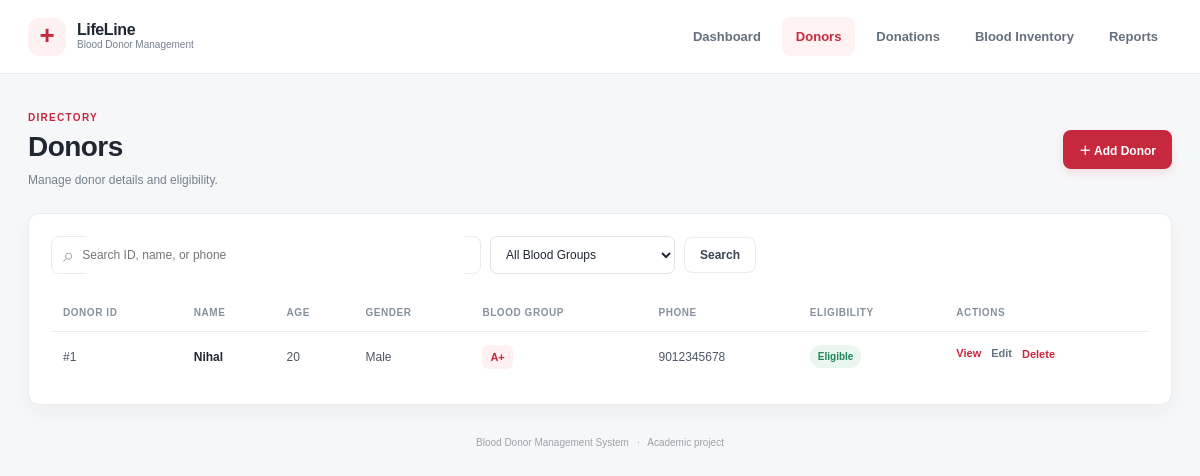
The app's page /donors, older data.
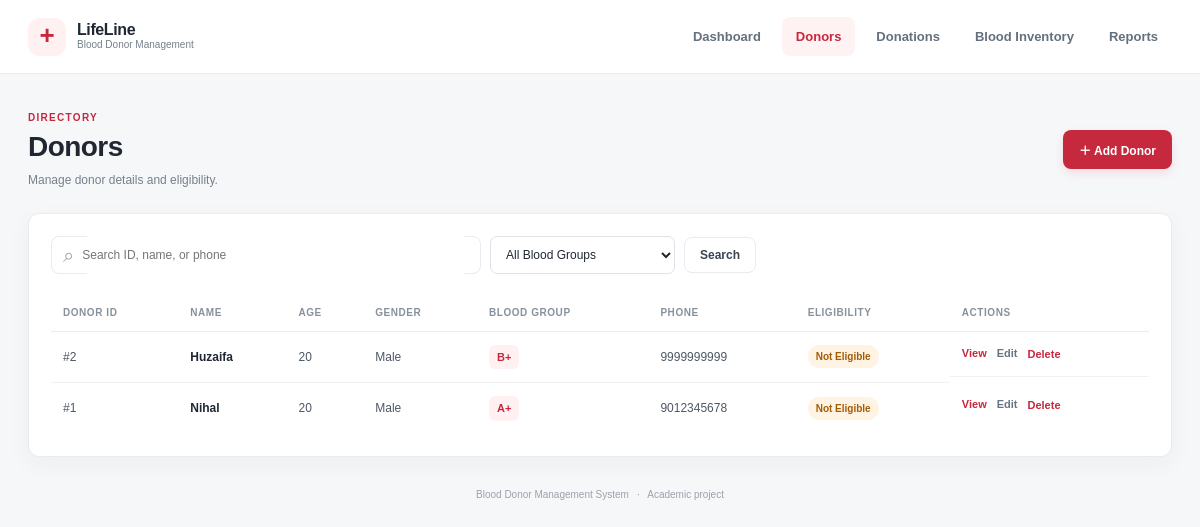
The same page, newer data.
### tables this page shows
CREATE TABLE donors (
                donor_id INTEGER PRIMARY KEY AUTOINCREMENT,
                name TEXT NOT NULL, age INTEGER NOT NULL CHECK(age BETWEEN 18 AND 65),
                gender TEXT NOT NULL, blood_group TEXT NOT NULL,
                phone TEXT NOT NULL, email TEXT, address TEXT NOT NULL,
                last_donation_date TEXT, eligibility_status TEXT NOT NULL DEFAULT 'Eligible',
                created_date TEXT NOT NULL
            );

### app.py (the view)
@app.route("/donors")
def donors():
    query = request.args.get("q", "").strip()
    group = request.args.get("blood_group", "")
    sql = "SELECT * FROM donors WHERE 1=1"
    params = []
    if query:
        sql += " AND (CAST(donor_id AS TEXT) LIKE ? OR name LIKE ? OR phone LIKE ?)"
        params.extend([f"%{query}%"] * 3)
    if group in BLOOD_GROUPS:
        sql += " AND blood_group=?"
        params.append(group)
    sql += " ORDER BY donor_id DESC"
    with connect_db() as db:
        db.execute("UPDATE donors SET eligibility_status=CASE WHEN last_donation_date IS NULL OR date(last_donation_date)<=date('now','-90 days') THEN 'Eligible' ELSE 'Not Eligible' END")
        rows = db.execute(sql, params).fetchall()
    return render_template("donors.html", donors=rows, query=query, selected_group=group, groups=BLOOD_GROUPS)

### app.py (called while the page is built)
def connect_db():
    connection = sqlite3.connect(DATABASE)
    connection.row_factory = sqlite3.Row
    connection.execute("PRAGMA foreign_keys = ON")
    return connection

### templates/donors.html (shortened to what this page needs)
{% extends 'base.html' %}{% block title %}Donors · LifeLine{% endblock %}{% block content %}
<section class="page-heading"><div><p class="eyebrow">DIRECTORY</p><h1>Donors</h1><p class="muted">Manage donor details and eligibility.</p></div><a class="button primary" href="{{ url_for('add_donor') }}">＋ Add Donor</a></section>
<section class="panel"><form class="filter-row" method="get"><label class="search-box"><span>⌕</span><input name="q" value="{{ query }}" placeholder="Search ID, name, or phone" aria-label="Search donors"></label><select name="blood_group" aria-label="Filter by blood group"><option value="">All Blood Groups</option></select><button class="button secondary" type="submit">Search</button></form>
{% if donors %}<div class="table-wrap"><table><thead><tr><th>Donor ID</th><th>Name</th><th>Age</th><th>Gender</th><th>Blood Group</th><th>Phone</th><th>Eligibility</th><th>Actions</th></tr></thead><tbody>{% for donor in donors %}<tr><td>#{{ donor.donor_id }}</td><td><strong>{{ donor.name }}</strong></td><td>{{ donor.age }}</td><td>{{ donor.gender }}</td><td><span class="blood-pill">{{ donor.blood_group }}</span></td><td>{{ donor.phone }}</td><td><span class="badge {{ 'good' if donor.eligibility_status == 'Eligible' else 'warning' }}">{{ donor.eligibility_status }}</span></td><td class="actions"><a href="{{ url_for('donor_details', donor_id=donor.donor_id) }}">View</a><a href="{{ url_for('edit_donor', donor_id=donor.donor_id) }}">Edit</a><form method="post" action="{{ url_for('delete_donor', donor_id=donor.donor_id) }}" data-confirm="Are you sure you want to delete this donor?"><button class="link-danger" type="submit">Delete</button></form></td></tr>{% endfor %}</tbody></table></div>{% else %}<div class="empty-state"><strong>No matching donors</strong><p>Register a donor or change your search filters.</p><a class="button primary" href="{{ url_for('add_donor') }}">Add Donor</a></div>{% endif %}</section>{% endblock %}

Row changes from the older to the newer data that the page shows:
added donors: donor_id "2", name "Huzaifa", age "20", gender "Male", blood_group "B+", phone "9999999999", eligibility_status "Not Eligible"
changed donors "Nihal": eligibility_status "Eligible" → "Not Eligible"
